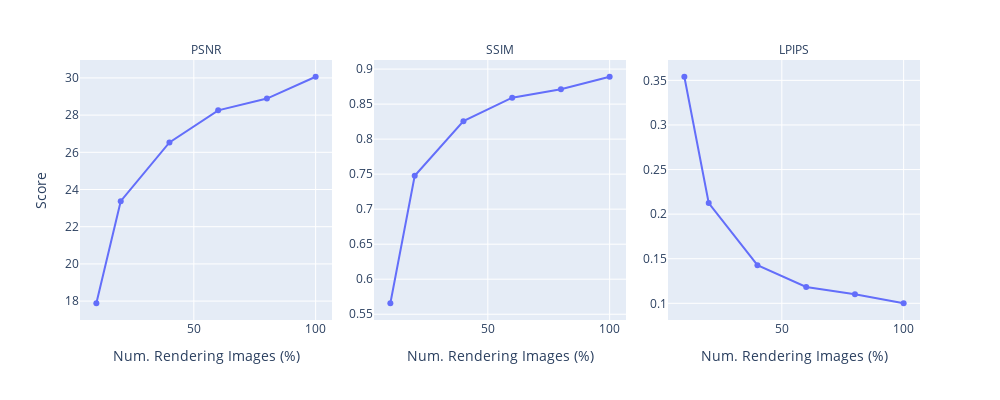

The cell this chart's notebook holds for it:
### Code cell
#px.line(,x="num_render_images_percentage",y="PSNR")

plot_data = df.groupby("num_render_images_percentage")[["PSNR","SSIM","LPIPS"]].mean().reset_index()
fig = px.line(
    plot_data[["PSNR","SSIM","LPIPS"]].stack().to_frame().reset_index(1).merge(plot_data,left_index=True,right_index=True),
    x="num_render_images_percentage",
    y=0,
    facet_col="level_1",
    facet_col_spacing=0.05,
    labels={
        "0": "Score",
        "num_gaussians": "Num. Primitives",
        "run": "Method",
        "num_render_images_percentage": "Num. Rendering Images (%)"
    },
    markers=True
)
# import plotly.graph_objects as go
# fig = go.Figure(data=fig.data + fig2.data)

fig.update_yaxes(matches=None)
fig.for_each_yaxis(lambda yaxis: yaxis.update(showticklabels=True))
fig.update_layout(legend=dict(
    yanchor="middle",
    y=-0.4,
    xanchor="center",
    x=0.5
))
fig.for_each_annotation(lambda a: a.update(text=a.text.split("=")[-1]))
fig.update_layout( autosize=False, width=1000, height=400)
fig.write_image(f"../figures/fewer_rendering_images.pdf")
fig.show()

### Figure 1 — Plotly figure (JSON) as saved in the notebook; plotly's stock layout.template omitted (floating-point values rounded to 4 significant figures)
{"data": [{"hovertemplate": "level_1=PSNR<br>Num. Rendering Images (%)=%{x}<br>Score=%{y}<extra></extra>", "legendgroup": "", "line": {"color": "#636efa", "dash": "solid"}, "marker": {"symbol": "circle"}, "mode": "lines+markers", "name": "", "orientation": "v", "showlegend": false, "type": "scatter", "x": [10, 20, 40, 60, 80, 100], "xaxis": "x", "y": [17.88, 23.37, 26.53, 28.26, 28.89, 30.06], "yaxis": "y"}, {"hovertemplate": "level_1=SSIM<br>Num. Rendering Images (%)=%{x}<br>Score=%{y}<extra></extra>", "legendgroup": "", "line": {"color": "#636efa", "dash": "solid"}, "marker": {"symbol": "circle"}, "mode": "lines+markers", "name": "", "orientation": "v", "showlegend": false, "type": "scatter", "x": [10, 20, 40, 60, 80, 100], "xaxis": "x2", "y": [0.5657, 0.7477, 0.8257, 0.8592, 0.8712, 0.8891], "yaxis": "y2"}, {"hovertemplate": "level_1=LPIPS<br>Num. Rendering Images (%)=%{x}<br>Score=%{y}<extra></extra>", "legendgroup": "", "line": {"color": "#636efa", "dash": "solid"}, "marker": {"symbol": "circle"}, "mode": "lines+markers", "name": "", "orientation": "v", "showlegend": false, "type": "scatter", "x": [10, 20, 40, 60, 80, 100], "xaxis": "x3", "y": [0.354, 0.2124, 0.1428, 0.1183, 0.1101, 0.1001], "yaxis": "y3"}], "layout": {"annotations": [{"font": {}, "showarrow": false, "text": "PSNR", "x": 0.15, "xanchor": "center", "xref": "paper", "y": 1, "yanchor": "bottom", "yref": "paper"}, {"font": {}, "showarrow": false, "text": "SSIM", "x": 0.5, "xanchor": "center", "xref": "paper", "y": 1, "yanchor": "bottom", "yref": "paper"}, {"font": {}, "showarrow": false, "text": "LPIPS", "x": 0.85, "xanchor": "center", "xref": "paper", "y": 1, "yanchor": "bottom", "yref": "paper"}], "autosize": false, "height": 400, "legend": {"tracegroupgap": 0, "x": 0.5, "xanchor": "center", "y": -0.4, "yanchor": "middle"}, "margin": {"t": 60}, "width": 1000, "xaxis": {"anchor": "y", "domain": [0, 0.3], "title": {"text": "Num. Rendering Images (%)"}}, "xaxis2": {"anchor": "y2", "domain": [0.35, 0.65], "matches": "x", "title": {"text": "Num. Rendering Images (%)"}}, "xaxis3": {"anchor": "y3", "domain": [0.7, 1], "matches": "x", "title": {"text": "Num. Rendering Images (%)"}}, "yaxis": {"anchor": "x", "domain": [0, 1], "showticklabels": true, "title": {"text": "Score"}}, "yaxis2": {"anchor": "x2", "domain": [0, 1], "showticklabels": true}, "yaxis3": {"anchor": "x3", "domain": [0, 1], "showticklabels": true}}}
